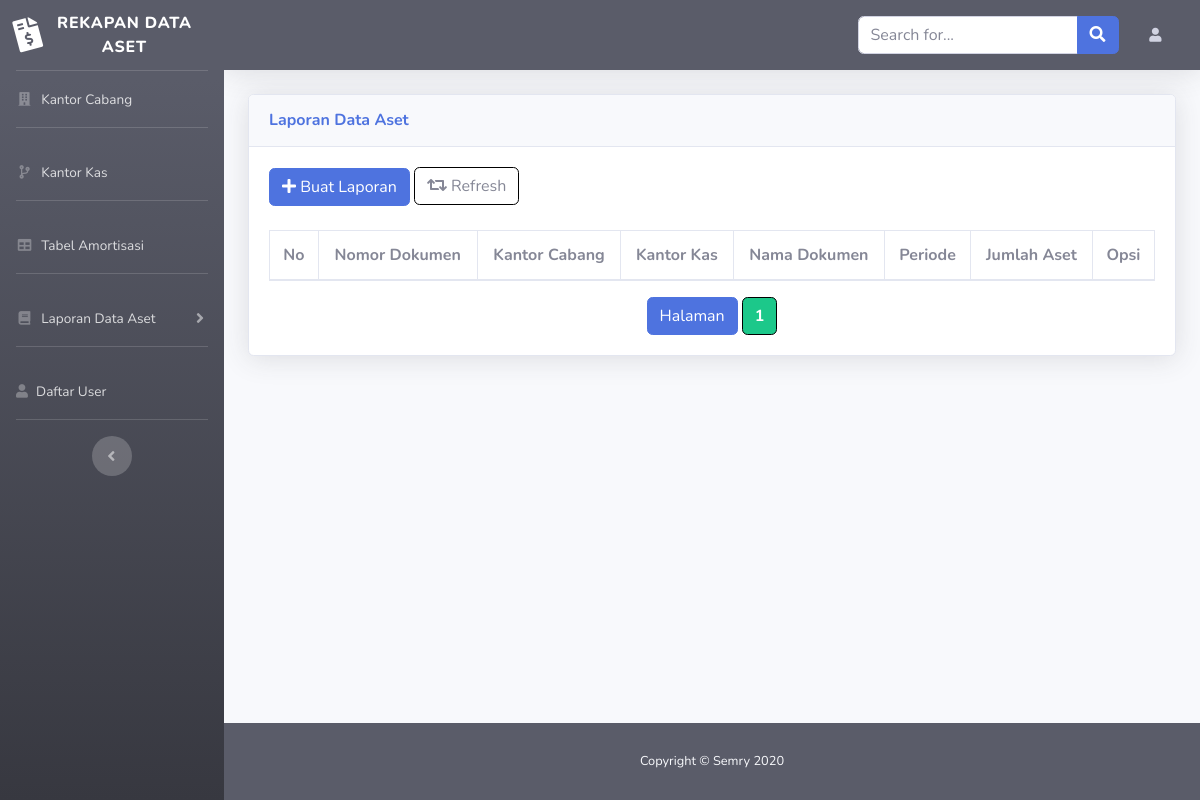
The page /admin/lapAset/indexLap.php (signed in) on the database as committed earlier.
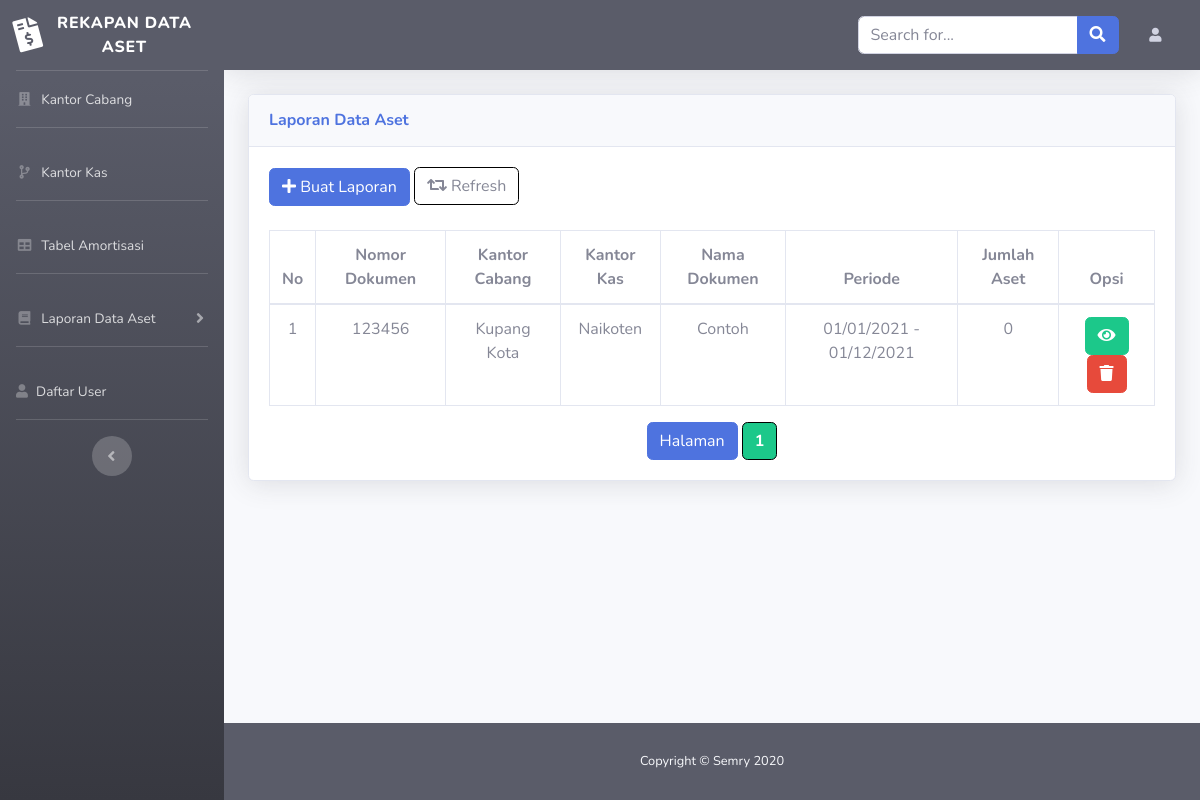
The same page on the database as committed later.
### tables this page shows
CREATE TABLE `report` (
  `id` varchar(200) NOT NULL,
  `id_user` int(5) NOT NULL,
  `nama_cbg` varchar(200) NOT NULL,
  `nama_kankas` varchar(200) NOT NULL,
  `nama_laporan` varchar(200) NOT NULL,
  `periode` varchar(200) NOT NULL,
  `ttlSSTbulan` int(11) NOT NULL,
  `ttlNILAIjmlh` int(11) NOT NULL,
  `ttlSISAnilaiPnyustan` int(11) NOT NULL
);

### admin/data.php (called while the page is built, shortened)
<?php
$jumdatph = 10;
$jumalldat = count(addBranch("SELECT * FROM users"));
$jumhal = ceil($jumalldat / $jumdatph);
$aktpage = (isset($_GET["page"])) ? $_GET["page"] : 1;
?>

### admin/function.php (called while the page is built, shortened)
<?php
$knk = mysqli_connect("localhost", "root", "", "rekapan_data_aset");
function addBranch($query)
{
    global $knk;
    $result = mysqli_query($knk, $query);
    $rows   = [];
    while ($row = mysqli_fetch_assoc($result)) {
        $rows[] = $row;
    }
    return $rows;
}
function lapo($query)
{
    global $knk;
    $result = mysqli_query($knk, $query);
    $rows   = [];
    while ($row = mysqli_fetch_assoc($result)) {
        $rows[] = $row;
    }
    return $rows;
}
function Allaset($query)
{
    global $knk;
    $result = mysqli_query($knk, $query);
    $rows   = [];
    return $rows;
}

### admin/lapAset/indexLap.php (the view, shortened to what this page needs)
<?php
require '../function.php';
$jumLap = count(lapo("SELECT * FROM report"));
$jumdatph = 10;
$aktpage = (isset($_GET["page"])) ? $_GET["page"] : 1;
$dtawl = ($jumdatph * $aktpage) - $jumdatph;
$lap = lapo("SELECT * FROM report LIMIT $dtawl, $jumdatph");
?>
<!DOCTYPE html>
<html lang="en">
<head>
  <link rel="stylesheet" href="../../assets/datepicker/css/datepicker.css">
  <link rel="stylesheet" href="https://stackpath.bootstrapcdn.com/bootstrap/4.4.1/css/bootstrap.min.css">
  <link href="../../assets/vendor/fontawesome-free/css/all.min.css" rel="stylesheet" type="text/css">
  <link href="../../assets/css/sb-admin-2.min.css" rel="stylesheet">
</head>
<body id="page-top">
  <div id="wrapper">
    <ul class="navbar-nav bg-gradient-dark sidebar sidebar-dark accordion" id="accordionSidebar">
      <a class="sidebar-brand d-flex align-items-center justify-content-center" href="../index.php">
        <div class="sidebar-brand-icon rotate-n-15">
          <i class="fas fa-file-invoice-dollar"></i>
        </div>
        <div class="sidebar-brand-text mx-3">Rekapan Data Aset</div>
      </a>
      <hr class="sidebar-divider my-0">
      <li class="nav-item">
        <a class="nav-link" href="../branchOffice/indexBranchOffice.php">
          <i class="fas fa-fw fa-building"></i>
          <span>Kantor Cabang</span></a>
      </li>
      <hr class="sidebar-divider">
      <li class="nav-item">
        <a class="nav-link" href="../kas/indexKas.php">
          <i class="fas fa-fw fa-code-branch"></i>
          <span>Kantor Kas</span></a>
      </li>
      <hr class="sidebar-divider">
      <li class="nav-item">
        <a class="nav-link" href="../amortisasi/indexamor.php">
          <i class="fas fa-fw fa-table"></i>
          <span>Tabel Amortisasi</span></a>
      </li>
      <hr class="sidebar-divider">
      <li class="nav-item">
        <a class="nav-link collapsed" href="" data-toggle="collapse" data-target="#collapseTwo" aria-expanded="true" aria-controls="collapseTwo">
          <i class="fas fa-fw fa-book"></i>
          <span>Laporan Data Aset</span>
        </a>
      </li>
      <hr class="sidebar-divider">
      <li class="nav-item">
        <a class="nav-link" data-toggle="modal" data-target="#modal-xl" href="">
          <i class="fas fa-user"></i>
          <span>Daftar User</span></a>
      </li>
      <hr class="sidebar-divider d-none d-md-block">
              <?php
              include '../data.php';
              ?>
      <div class="text-center d-none d-md-inline">
        <button class="rounded-circle border-0" id="sidebarToggle"></button>
      </div>
    </ul>
    <div id="content-wrapper" class="d-flex flex-column">
      <div id="content">
        <nav class="navbar navbar-expand navbar-dark bg-dark topbar mb-4 static-top shadow">
          <form action="" method="post" class="d-none d-md-inline-block form-inline ml-auto mr-0 mr-md-3 my-2 my-md-0">
            <div class="input-group">
              <input type="text" class="form-control" placeholder="Search for..." aria-label="Search" aria-describedby="basic-addon2" name="katakunci">
              <div class="input-group-append">
                <button class="btn btn-primary" type="submit" name="searchLap">
                  <i class="fas fa-search"></i>
                </button>
              </div>
            </div>
          </form>
          <ul class="navbar-nav ml-auto ml-md-0">
            <li class="nav-item dropdown no-arrow">
              <a class="nav-link dropdown-toggle" href="#" id="userDropdown" role="button" data-toggle="dropdown" aria-haspopup="true" aria-expanded="false">
                <i class="rounded-circle fas fa-user fa-sm fa-fw mr-2 text-gray-400"></i>
              </a>
            </li>
          </ul>
        </nav>
        <div class="container-fluid">
          <div class="card shadow mb-4">
            <div class="card-header py-3">
              <h6 class="m-0 font-weight-bold text-primary">Laporan Data Aset</h6>
            </div>
            <div class="card-body">
              <button type="submit" class="btn btn-primary" data-toggle="modal" data-target="#lapAddModal" data-whatever="@mdo">
                <i class="fas fa-plus"></i> Buat Laporan
              </button>
              <a class="btn" href="" style="border-color: black; margin-bottom: 1px;">
                <i class="fas fa-fw fa-retweet"></i> Refresh
              </a>
              <br>
              <br>
              <div class="table-responsive">
                <table class="table table-bordered" width="100%" cellspacing="0">
                  <thead>
                    <tr align="center">
                      <th>No</th>
                      <th>Nomor Dokumen</th>
                      <th>Kantor Cabang</th>
                      <th>Kantor Kas</th>
                      <th>Nama Dokumen</th>
                      <th>Periode</th>
                      <th>Jumlah Aset</th>
                      <th>Opsi</th>
                    </tr>
                  </thead>
                  <tbody>
                    <?php $no = 1; ?>
                    <?php foreach ($lap as $brs) : ?>
                      <tr align="center">
                        <td><?= $no; ?></td>
                        <td><?= $brs["id"]; ?></td>
                        <td><?= $brs["nama_cbg"]; ?></td>
                        <td><?= $brs["nama_kankas"]; ?></td>
                        <td><?= $brs["nama_laporan"]; ?></td>
                        <td><?= $brs["periode"]; ?></td>
                        <?php $jumAset = count(Allaset("SELECT * FROM aset WHERE id_lprn = $brs[id]")); ?>
                        <td><?= $jumAset; ?></td>
                        <td>
                          <a type="button" title="Detail" class='btn btn-success' href="../asets/indexAset.php?id=<?= $brs["id"]; ?>">
                            <i class="fas fa-eye"></i>
                          </a>
                          <a type="button" title="Hapus" class='btn btn-danger' href="delLa.php?id=<?= $brs["id"]; ?>" onclick="return confirm('Anda yakin ingin menghapus data ini? Jika Menghapus dokumen ini maka juga akan menghapus semua data aset yang ada didalam dokumen ini. Anda yakin?');"><i class="fas fa-trash"></i>
                          </a>
                        </td>
                      </tr>
                      <?php $no++; ?>
                    <?php endforeach; ?>
                  </tbody>
                </table>
                <div class="text-center">
                  <span class="btn btn-primary">Halaman</span>
                  <div class="btn-group">
                    <?php for ($a = 1; $a <= $jumhal; $a++) : ?>
                      <?php if ($a == $aktpage) : ?>
                        <a href="?page=<?= $a; ?>" class="btn btn-success" style="font-weight: bold; border-color: black;"><?= $a; ?>
                        </a>
                      <?php else : ?>
                        <a href="?page=<?= $a; ?>" class="btn" style="border-color: black;"><?= $a; ?></a>
                      <?php endif; ?>
                    <?php endfor; ?>
                  </div>
                </div>
              </div>
            </div>
          </div>
        </div>
      </div>
      <footer class="sticky-footer bg-dark">
        <div class="container my-auto">
          <div class="copyright text-center my-auto">
            <span class="text-light">Copyright &copy; Semry 2020</span>
          </div>
        </div>
      </footer>
    </div>
  </div>
</body>
</html>

Rows that differ between the two databases and show on the page:
added report: id "123456", nama_cbg "Kupang Kota", nama_kankas "Naikoten", nama_laporan "Contoh", periode "01/01/2021 - 01/12/2021", jumAset "0"
